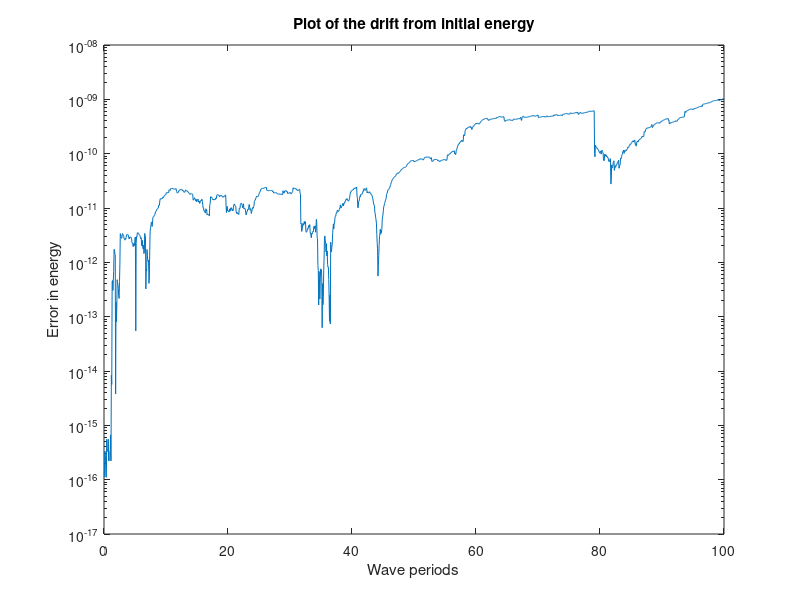

This figure's MATLAB source:
clc
close all


T = dlmread('energy_100_2_16_16.txt');
figure 
semilogy( T(:,1), T(:,2))
title('Plot of the drift from initial energy')
xlabel('Wave periods')
ylabel('Error in energy')